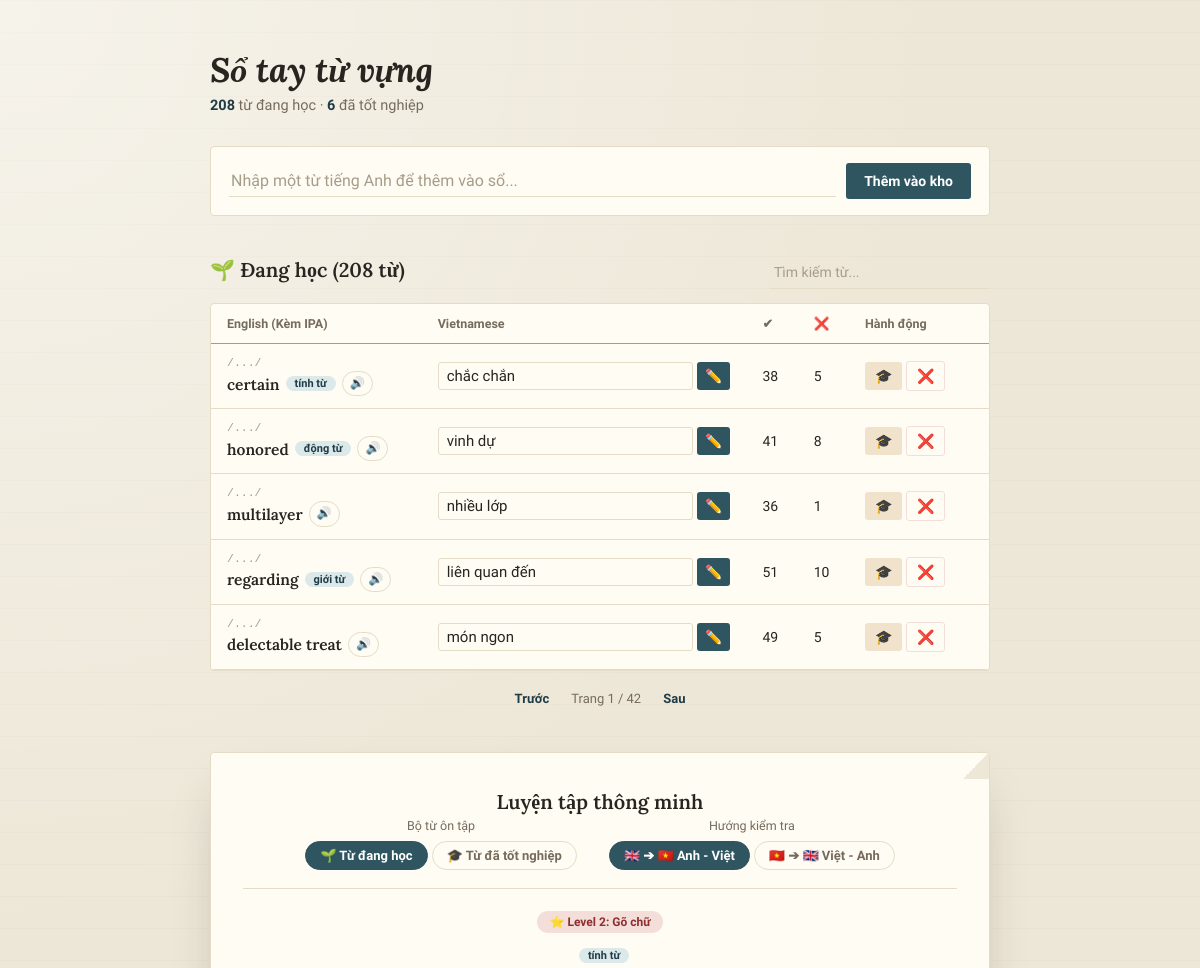
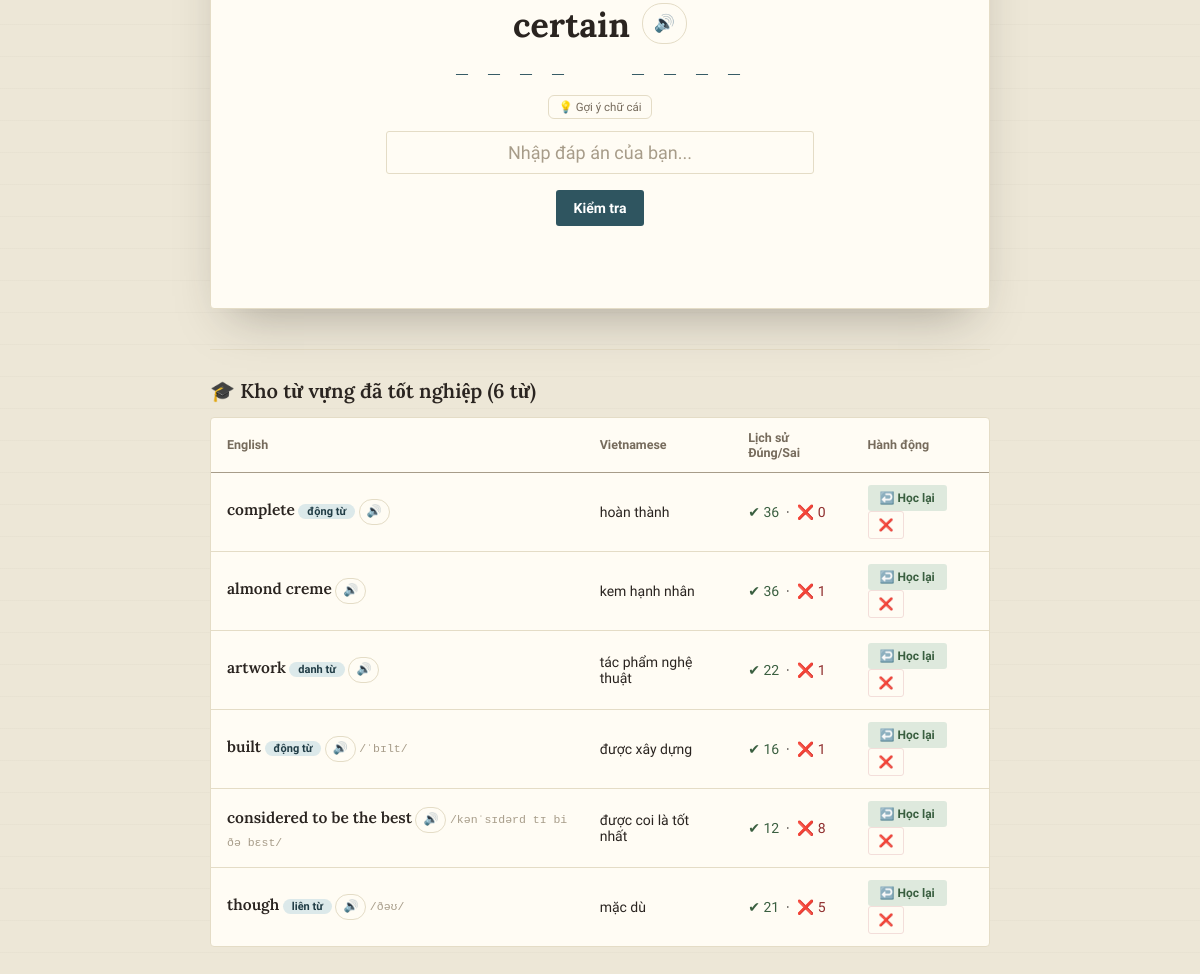
The page / on the database its author committed (2 pictures, top to bottom).
### tables this page shows
CREATE TABLE vocab (
            id INTEGER PRIMARY KEY AUTOINCREMENT,
            en TEXT,
            vi TEXT
        , correct INTEGER DEFAULT 0, wrong INTEGER DEFAULT 0, ipa TEXT DEFAULT '', is_graduated INTEGER DEFAULT 0, definition TEXT DEFAULT '', example TEXT DEFAULT '', synonyms TEXT DEFAULT '', interval INTEGER DEFAULT 0, ef REAL DEFAULT 2.5, repetitions INTEGER DEFAULT 0, next_review TEXT DEFAULT NULL, word_type TEXT DEFAULT '');

### app.py (the view, shortened to what this page needs)
@app.route("/", methods=["GET", "POST"])
def index():
    conn = get_db()
    cur = conn.cursor()
    add_message = None
    cur.execute("""
        SELECT * FROM vocab
        WHERE is_graduated = 0
        AND (next_review IS NULL OR next_review <= datetime('now', 'localtime'))
    """)
    vocab = cur.fetchall()
    cur.execute("SELECT * FROM vocab WHERE is_graduated = 1")
    graduated = cur.fetchall()
    quiz_data = [
        {"id": w["id"], "en": w["en"], "vi": w["vi"], "ipa": w["ipa"] if w["ipa"] else "",
         "definition": w["definition"] if w["definition"] else "No description available.",
         "example": w["example"] if w["example"] else "",
         "synonyms": w["synonyms"] if "synonyms" in w.keys() and w["synonyms"] else "",
         "word_type": w["word_type"] if "word_type" in w.keys() and w["word_type"] else "",
         "correct": w["correct"], "wrong": w["wrong"], "is_graduated": w["is_graduated"]}
        for w in vocab
    ]
    return render_template("index.html", vocab=vocab, graduated=graduated, quiz_data=quiz_data, add_message=add_message)

### app.py (called while the page is built)
def get_db():
    if "db" not in g:
        g.db = sqlite3.connect(DB_PATH)
        g.db.row_factory = sqlite3.Row
    return g.db

### templates/index.html (shortened to what this page needs)
<!DOCTYPE html>
<html lang="vi">
<head>
</head>
<body>
<div class="container">
    <div class="page-header">
        <h1>Sổ tay từ vựng</h1>
        <div class="tally"><b>{{ vocab|length }}</b> từ đang học · <b>{{ graduated|length }}</b> đã tốt nghiệp</div>
    </div>
    <div class="section">
        <form method="post" class="intake-card">
            <input name="word" placeholder="Nhập một từ tiếng Anh để thêm vào sổ..." required autocomplete="off">
            <button type="submit">Thêm vào kho</button>
        </form>
    </div>
    <div class="section">
        <div class="table-header-actions">
            <h2>🌱 Đang học ({{ vocab|length }} từ)</h2>
            <input id="search-box" class="search-input" placeholder="Tìm kiếm từ..." oninput="onSearchChange()">
        </div>
        <div class="list-card">
        <table>
            <thead>
                <tr>
                    <th>English (Kèm IPA)</th>
                    <th>Vietnamese</th>
                    <th>✔</th> <th>❌</th>
                    <th style="width: 140px;">Hành động</th>
                </tr>
            </thead>
            <tbody id="vocab-table-body">
                {% for w in vocab %}
                <tr class="vocab-row" data-en="{{ w.en }}" data-vi="{{ w.vi }}">
                    <td>
                        <div class="word-cell">
                            <span class="ipa-text">{% if w.ipa %}{{ w.ipa }}{% else %}/.../{% endif %}</span>
                            <span style="display:flex; align-items:center; gap:6px; flex-wrap: wrap;">
                                <span class="en-text">{{ w.en }}</span>
                                {% if w.word_type %}<span class="pos-badge">{{ w.word_type }}</span>{% endif %}
                                <button type="button" class="listen-btn" onclick='speakWord({{ w.en|tojson }})' title="Nghe phát âm">🔊</button>
                            </span>
                        </div>
                    </td>
                    <td>
                        <form action="/edit/{{ w.id }}" method="post" style="display:flex; gap: 4px;">
                            <input name="vi" value="{{ w.vi }}" style="padding: 4px 8px; flex: 1;">
                            <button class="edit" style="padding: 4px 8px;">✏️</button>
                        </form>
                    </td>
                    <td>{{ w.correct }}</td>
                    <td>{{ w.wrong }}</td>
                    <td>
                        <form action="/graduate/{{ w.id }}" method="post" style="display:inline;">
                            <button class="graduate-btn" type="submit" style="padding: 6px 10px;" title="Tốt nghiệp từ này">🎓</button>
                        </form>
                        <form action="/delete/{{ w.id }}" method="post" style="display:inline;">
                            <button class="delete" type="submit" style="padding: 6px 10px;" title="Xóa vĩnh viễn">❌</button>
                        </form>
                    </td>
                </tr>
                {% endfor %}
            </tbody>
        </table>
        </div>
        <div class="pagination-controls">
            <button type="button" onclick="prevPage()">Trước</button>
            <span id="page-info" class="page-info">Trang 1 / 1</span>
            <button type="button" onclick="nextPage()">Sau</button>
        </div>
    </div>
    <div class="section quiz-box">
        <h2>Luyện tập thông minh</h2>
        <div class="quiz-control-row">
            <div class="control-group">
                <span class="control-label">Bộ từ ôn tập</span>
                <div>
                    <button id="mode-active" class="mode-btn active" onclick="switchQuizMode('active')">🌱 Từ đang học</button>
                    <button id="mode-graduated" class="mode-btn" onclick="switchQuizMode('graduated')">🎓 Từ đã tốt nghiệp</button>
                </div>
            </div>
            <div class="control-group">
                <span class="control-label">Hướng kiểm tra</span>
                <div>
                    <button id="dir-envi" class="mode-btn active" onclick="switchDirection('en-vi')">🇬🇧 ➔ 🇻🇳 Anh - Việt</button>
                    <button id="dir-vien" class="mode-btn" onclick="switchDirection('vi-en')">🇻🇳 ➔ 🇬🇧 Việt - Anh</button>
                </div>
            </div>
        </div>
        <div class="quiz-word-container">
            <div id="quiz-stage" class="stage-badge"></div>
            <div class="quiz-ipa-row">
                <span id="quiz-pos" class="pos-badge"></span>
            </div>
            <div style="display: flex; align-items: center; justify-content: center; gap: 12px; margin-top: 2px;">
                <div class="quiz-word" id="word">---</div>
                <button type="button" id="listen-btn" class="listen-btn listen-btn-lg" onclick="speakCurrentWord()" title="Nghe phát âm">🔊</button>
            </div>
        </div>
        <div id="hint-char-container" style="display: none;">
            <div id="letter-hint-area" class="letter-hint-box"></div>
            <button type="button" class="hint-btn" onclick="triggerLetterHint()">💡 Gợi ý chữ cái</button>
        </div>
        <div id="quiz-typing-area" style="display: none;">
            <input id="answer" class="quiz-input" placeholder="Nhập đáp án của bạn..." autocomplete="off">
            <br>
            <button class="quiz-btn" type="button" onclick="handleCheck()">Kiểm tra</button>
        </div>
        <div class="result" id="result"></div>
    </div>
    <div class="section graduated-section">
        <h2 style="margin-bottom: 14px;">🎓 Kho từ vựng đã tốt nghiệp ({{ graduated|length }} từ)</h2>
        <div class="list-card">
        <table>
            <thead>
                <tr>
                    <th>English</th>
                    <th>Vietnamese</th>
                    <th>Lịch sử Đúng/Sai</th>
                    <th>Hành động</th>
                </tr>
            </thead>
            <tbody>
                {% for w in graduated %}
                <tr>
                    <td><span class="en-text">{{ w.en }}</span> {% if w.word_type %}<span class="pos-badge">{{ w.word_type }}</span>{% endif %} <button type="button" class="listen-btn" onclick='speakWord({{ w.en|tojson }})' title="Nghe phát âm">🔊</button> <span class="ipa-text">{{ w.ipa }}</span></td>
                    <td>{{ w.vi }}</td>
                    <td><span class="correct">✔ {{ w.correct }}</span> &nbsp;·&nbsp; <span class="wrong">❌ {{ w.wrong }}</span></td>
                    <td>
                        <form action="/revive/{{ w.id }}" method="post" style="display:inline;">
                            <button class="revive-btn" type="submit" style="padding: 6px 12px; font-size: 12px;">↩️ Học lại</button>
                        </form>
                        <form action="/delete/{{ w.id }}" method="post" style="display:inline;">
                            <button class="delete" type="submit" style="padding: 6px 10px; font-size: 12px;">❌</button>
                        </form>
                    </td>
                </tr>
                {% endfor %}
            </tbody>
        </table>
        </div>
    </div>
</div>
</body>
</html>

### rows shown on the page
vocab: en "certain", word_type "tính từ", vi "chắc chắn", correct "38", wrong "5"
vocab: en "honored", word_type "động từ", vi "vinh dự", correct "41", wrong "8"
vocab: en "multilayer", vi "nhiều lớp", correct "36", wrong "1"
vocab: en "regarding", word_type "giới từ", vi "liên quan đến", correct "51", wrong "10"
vocab: en "delectable treat", vi "món ngon", correct "49", wrong "5"

### other values the page prints
{{ vocab|length }} "208"
{{ graduated|length }} "6"
